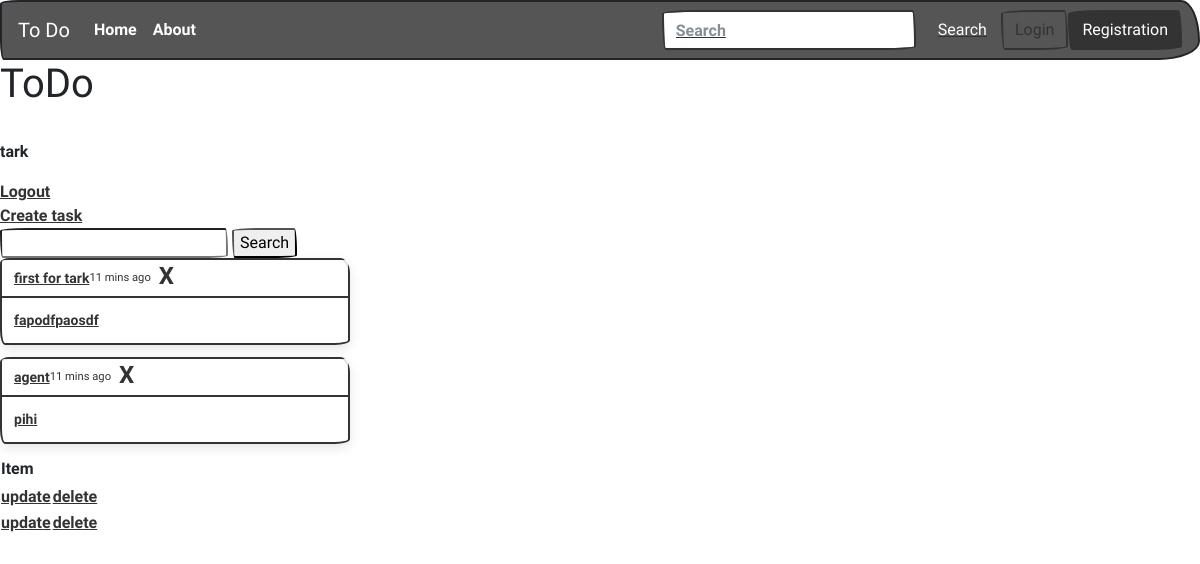
Screenshot of / (signed in) with the database file from the repository.
### main/models.py (models this page shows, shortened)
class Datask(models.Model):
    user = models.ForeignKey(User, on_delete=models.CASCADE, null=True, blank=True)
    title = models.CharField(max_length=200, null=True, blank=True)
    description = models.TextField(null=True, blank=True)
    complete = models.BooleanField(default=False)
    created = models.DateTimeField(auto_now_add=True)
    class Meta:
        ordering = ['complete']

### main/views.py (the view)
# urls.py: path('', Task.as_view(), name = 'tasklist'),
class Task(LoginRequiredMixin, ListView):
    model = Datask
    context_object_name = "taski"
    def get_context_data(self, *, object_list=None, **kwargs):
        context = super().get_context_data(**kwargs)
        context['taski'] = context['taski'].filter(user=self.request.user)
        context['count'] = context['taski'].filter(complete=False).count()
        search_input = self.request.GET.get('search-area') or ''
        if search_input:
            context['taski']= context['taski'].filter(
                title__icontains=search_input)
        context['search_input'] = search_input
        return context

### templates/main/datask_list.html (shortened to what this page needs)
{% extends 'main/main.html' %}
{% block content %}
<h1> ToDo</h1>
<br>
{% if request.user.is_authenticated %}
<p> {{ request.user }}</p>
    <a href="{% url 'logout' %}">Logout</a>
    {% else %}
    <a href="{% url 'login' %}">Login</a>
    <br>
{% endif %}
<br>
 <a href="{% url 'task_create' %}" >Create task</a>
<form method="get">
    <input type="text" name="search-area" value="{{ search_input }}">
    <input type="submit" value="Search">
</form>
    <table>
        <tr>
            <th>
                Item
            </th>
        </tr>
        <tr>
            <th>
            </th>
        </tr>
        {% for task in taski %}
        <div class="toast show" role="alert" aria-live="assertive" aria-atomic="true">
             <div class="toast-header">
            <a href="{% url 'task' task.id %}">
                <strong class="mr-auto"><p class="mb-0"> {{ task.title }}</p></strong>
            </a>
            <small>11 mins ago</small>
            <button type="button" class="ml-2 mb-1 close" data-dismiss="toast" aria-label="Close">
             <span aria-hidden="true">&times;</span>
            </button>
            </div>
            <a href="{% url 'task' task.id %}">
                <div class="toast-body">
                    {{ task.description }}
                 </div>
            </a>
        </div>
            <th><a href="{% url 'task_update' task.id %}">update</a> </th>
            <th><a href="{% url 'task_delete' task.id %}">delete</a> </th>
                        {% empty %}
            <h3> no item in list</h3>
        {% endfor %}
    </table>
{% endblock content%}

### rows the page displays
Datask: title "first for tark", description "fapodfpaosdf"
Datask: title "agent", description "pihi"

### other values shown
{{ request.user }} "tark"
